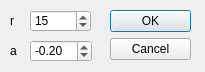
<?xml version="1.0" encoding="UTF-8"?>
<ui version="4.0">
 <class>BinNiblackDialog</class>
 <widget class="QDialog" name="BinNiblackDialog">
  <property name="geometry">
   <rect>
    <x>0</x>
    <y>0</y>
    <width>205</width>
    <height>72</height>
   </rect>
  </property>
  <property name="windowTitle">
   <string>Niblack Binarization</string>
  </property>
  <property name="windowIcon">
   <iconset resource="../../../res/icons.qrc">
    <normaloff>:/icons/icons/universal_binary.png</normaloff>:/icons/icons/universal_binary.png</iconset>
  </property>
  <widget class="QDialogButtonBox" name="buttonBox">
   <property name="geometry">
    <rect>
     <x>110</x>
     <y>10</y>
     <width>81</width>
     <height>241</height>
    </rect>
   </property>
   <property name="orientation">
    <enum>Qt::Vertical</enum>
   </property>
   <property name="standardButtons">
    <set>QDialogButtonBox::Cancel|QDialogButtonBox::Ok</set>
   </property>
  </widget>
  <widget class="QLabel" name="label">
   <property name="geometry">
    <rect>
     <x>10</x>
     <y>10</y>
     <width>16</width>
     <height>21</height>
    </rect>
   </property>
   <property name="text">
    <string>r</string>
   </property>
  </widget>
  <widget class="QLabel" name="label_2">
   <property name="geometry">
    <rect>
     <x>10</x>
     <y>40</y>
     <width>16</width>
     <height>21</height>
    </rect>
   </property>
   <property name="text">
    <string>a</string>
   </property>
  </widget>
  <widget class="QSpinBox" name="sB_r">
   <property name="geometry">
    <rect>
     <x>30</x>
     <y>10</y>
     <width>61</width>
     <height>22</height>
    </rect>
   </property>
   <property name="minimum">
    <number>1</number>
   </property>
   <property name="maximum">
    <number>100</number>
   </property>
   <property name="value">
    <number>15</number>
   </property>
  </widget>
  <widget class="QDoubleSpinBox" name="dSB_a">
   <property name="geometry">
    <rect>
     <x>30</x>
     <y>40</y>
     <width>62</width>
     <height>22</height>
    </rect>
   </property>
   <property name="minimum">
    <double>-0.990000000000000</double>
   </property>
   <property name="maximum">
    <double>-0.010000000000000</double>
   </property>
   <property name="singleStep">
    <double>0.010000000000000</double>
   </property>
   <property name="value">
    <double>-0.200000000000000</double>
   </property>
  </widget>
 </widget>
 <resources>
  <include location="../../../res/icons.qrc"/>
 </resources>
 <connections>
  <connection>
   <sender>buttonBox</sender>
   <signal>accepted()</signal>
   <receiver>BinNiblackDialog</receiver>
   <slot>accept()</slot>
   <hints>
    <hint type="sourcelabel">
     <x>248</x>
     <y>254</y>
    </hint>
    <hint type="destinationlabel">
     <x>157</x>
     <y>274</y>
    </hint>
   </hints>
  </connection>
  <connection>
   <sender>buttonBox</sender>
   <signal>rejected()</signal>
   <receiver>BinNiblackDialog</receiver>
   <slot>reject()</slot>
   <hints>
    <hint type="sourcelabel">
     <x>316</x>
     <y>260</y>
    </hint>
    <hint type="destinationlabel">
     <x>286</x>
     <y>274</y>
    </hint>
   </hints>
  </connection>
 </connections>
</ui>
